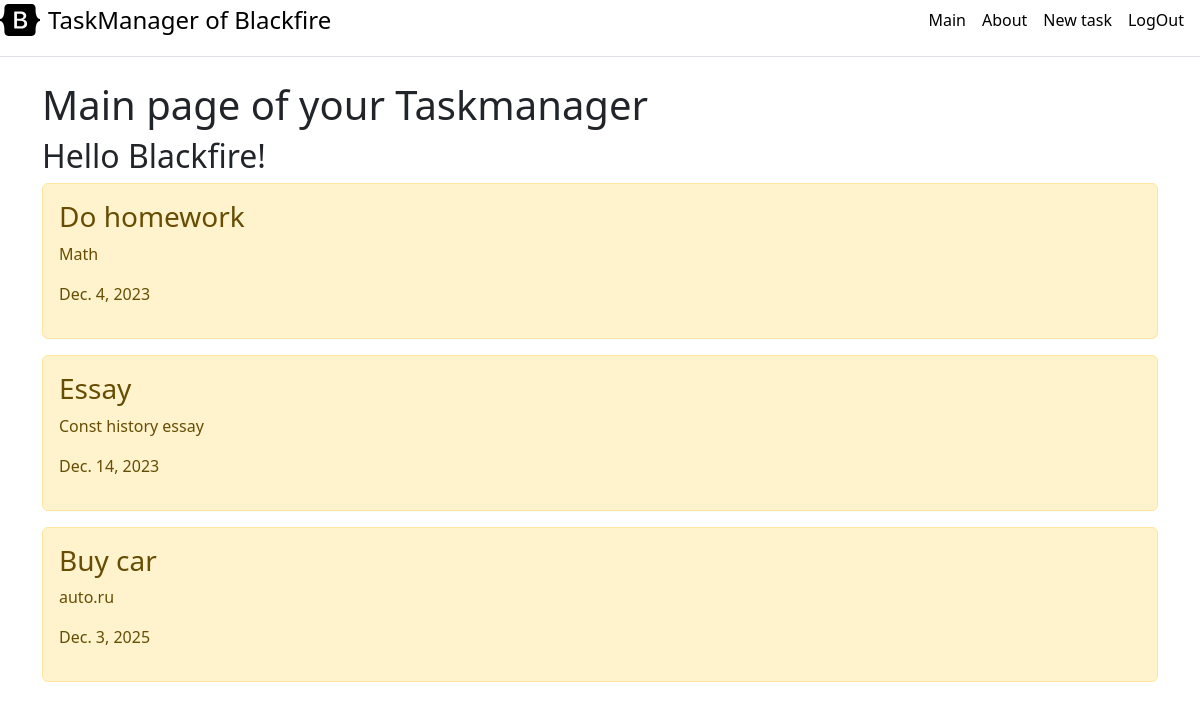
The app's page / (signed in) with its own data.
### main/models.py (models this page shows, shortened)
class Task(models.Model):
    master = models.ForeignKey(User, on_delete=models.CASCADE, default=1)
    title = models.CharField('Название', max_length=50)
    text = models.TextField('Описание')
    deadline = models.DateField('Дедлайн', default=timezone.now)
    class Meta:
        verbose_name = 'Задача'
        verbose_name_plural = 'Задачи'

### main/views.py (the view)
# urls.py: path('', views.index, name='home'),
def index(request):
    if not request.user.is_authenticated:
        return redirect('auth')
    tasks = Task.objects.filter(master=request.user)
    tasks = tasks.order_by('deadline')
    context = {
        'title': 'Главная страница сайта',
        'tasks': tasks,
        'user': request.user
    }
    return render(request, 'main/index.html', context)

### main/templates/main/index.html (shortened to what this page needs)
{% extends 'main/base.html' %}
{% block content %}
    <h1>Main page of your Taskmanager</h1>
    <h2>Hello {{ user.username }}!</h2>
    {% if tasks %}
        {% for el in tasks %}
            <div class="alert alert-warning mt-2">
                <h3>{{ el.title }}</h3>
                <p>{{ el.text }}</p>
                <p>{{ el.deadline }}</p>
            </div>
        {% endfor %}
    {% else %}
        <p>У нас нет записей</p>
    {% endif %}
{% endblock %}

### main/templates/main/base.html (shortened to what this page needs)
<!DOCTYPE html>
<html lang="en">
<head>
    <link rel="stylesheet" href="https://cdn.jsdelivr.net/npm/bootstrap@5.3.2/dist/css/bootstrap.min.css">
</head>
<body>
    <div class="d-flex flex-column flex-md-row align-items-center pb-3 mb-4 border-bottom">
      <a href="/" class="d-flex align-items-center link-body-emphasis text-decoration-none">
        {% if user.username %}
          <span class="fs-4">TaskManager of {{ user.username }}</span>
          {% else %}
          <span class="fs-4">TaskManager</span>
          {% endif %}
      </a>
      <nav class="d-inline-flex mt-2 mt-md-0 ms-md-auto">
        <a class="me-3 py-2 link-body-emphasis text-decoration-none" href="{% url 'home' %}">Main</a>
        <a class="me-3 py-2 link-body-emphasis text-decoration-none" href="{% url 'about' %}">About</a>
          <a class="me-3 py-2 link-body-emphasis text-decoration-none" href="{% url 'create' %}">New task</a>
          {% if user.username %}
            <a class="me-3 py-2 link-body-emphasis text-decoration-none" href="{% url 'logout_func' %}">LogOut</a>
          {% else %}
            <a class="me-3 py-2 link-body-emphasis text-decoration-none" href="{% url 'auth' %}">LogIn</a>
          {% endif %}
      </nav>
    </div>
    <div class="container">
        {% block content %}{% endblock %}
    </div>
</body>
</html>

### records on screen
Task: title "Do homework", text "Math", deadline "Dec. 4, 2023"
Task: title "Essay", text "Const history essay", deadline "Dec. 14, 2023"
Task: title "Buy car", text "auto.ru", deadline "Dec. 3, 2025"

### other values on screen
{{ user.username }} "Blackfire"
